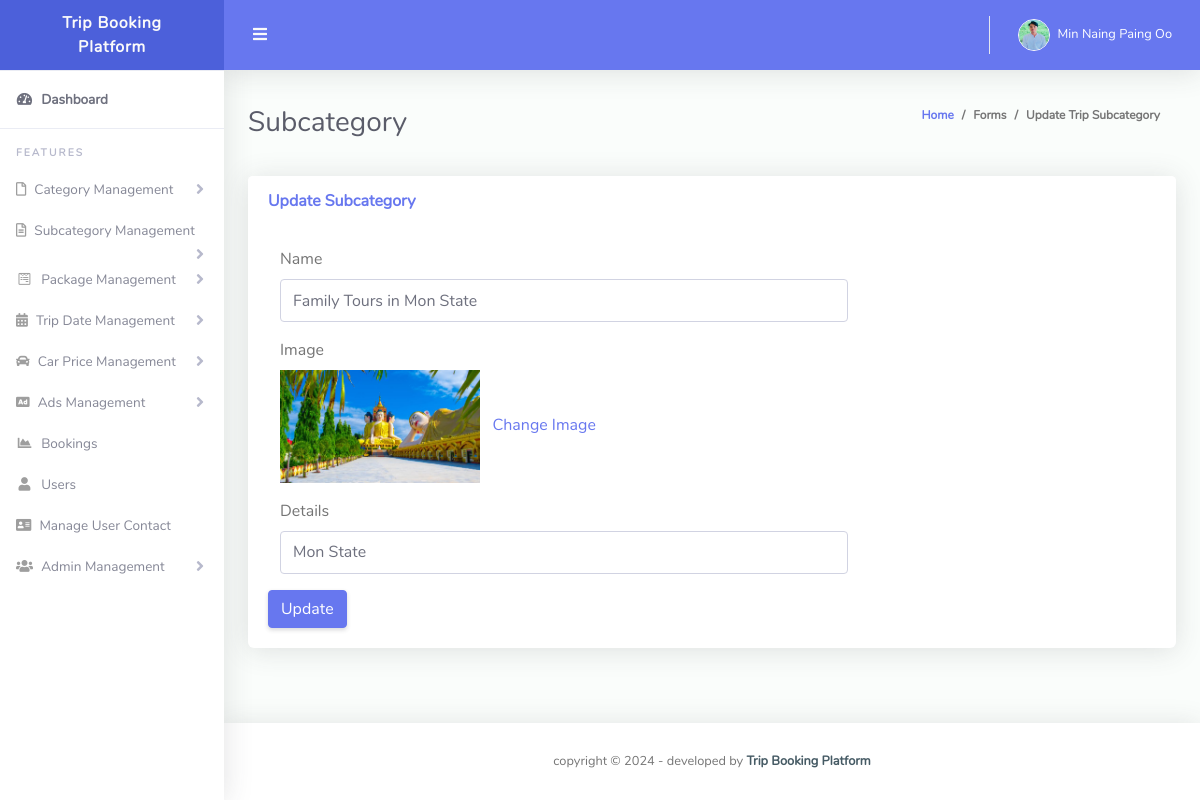
Page /Admin/update_subcategory.php?scid=12 (signed in) on the committed database.
### tables this page shows
CREATE TABLE `subcategory` (
  `SubCatId` int(10) NOT NULL,
  `SubCatName` varchar(50) NOT NULL,
  `CategoryId` int(10) NOT NULL,
  `Picture` varchar(1000) NOT NULL,
  `Detail` varchar(1000) NOT NULL
);

### Admin/update_subcategory.php (the view, shortened to what this page needs)
<!DOCTYPE html>
<html lang="en">
<head>
  <link href="vendor/fontawesome-free/css/all.min.css" rel="stylesheet" type="text/css">
  <link href="vendor/bootstrap/css/bootstrap.min.css" rel="stylesheet" type="text/css">
  <link href="css/ruang-admin.min.css" rel="stylesheet">
</head>
<body id="page-top">
  <div id="wrapper">
    <?php include('includes/sidebar.php');?>
    <div id="content-wrapper" class="d-flex flex-column">
      <div id="content">
        <?php include('includes/header.php');?>
        <div class="container-fluid" id="container-wrapper">
          <div class="d-sm-flex align-items-center justify-content-between mb-4">
            <h1 class="h3 mb-0 text-gray-800">Subcategory</h1>
            <ol class="breadcrumb">
              <li class="breadcrumb-item"><a href="index.php">Home</a></li>
              <li class="breadcrumb-item">Forms</li>
              <li class="breadcrumb-item active" aria-current="page">Update Trip Subcategory</li>
            </ol>
          </div>
          <div class="row">
            <div class="col-lg-12">
              <div class="card mb-4">
                <div class="card-header py-3 d-flex flex-row align-items-center justify-content-between">
                  <h6 class="m-0 font-weight-bold text-primary">Update Subcategory</h6>
                </div>
                <div class="card-body">
                  <?php
                  $scid=intval($_GET['scid']);
                  $sql = "SELECT * from subcategory where SubCatId='".$scid."'";
                  $result=mysqli_query($cn,$sql);
                  while($data=mysqli_fetch_array($result))
                  {
                  ?>
                      <form class="form-horizontal" name="package" method="post" enctype="multipart/form-data">
                        <div class="form-group">
                          <label for="focusedinput" class="col-sm-2 control-label">Name</label>
                          <div class="col-sm-8">
                            <input type="text" class="form-control" name="t1" id="packagename" placeholder="Enter Subcategory" value="<?php echo $data[1];?>" required pattern="[a-zA-z _]{3,50}" title"Please Enter Only Characters between 3 to 50 for Subcategory Name">
                          </div>
                        </div>
                        <div class="form-group">
                          <label for="focusedinput" class="col-sm-2 control-label">Image</label>
                          <div class="col-sm-8">
                            <img src="subcatimages/<?php echo $data[3];?>" width="200">&nbsp;&nbsp;&nbsp;<a href="change_subcatimage.php?imgid=<?php echo $data[0];?>">Change Image</a>
                          </div>
                        </div>
                          <div class="form-group">
                          <label for="focusedinput" class="col-sm-2 control-label">Details</label>
                          <div class="col-sm-8">
                            <input type="text" class="form-control" name="t2" id="packagetype" placeholder=" Enter Subcategory Detail" value="<?php echo $data[4];?>" required>
                          </div>
                        </div>
                        <div class="row">
                          <div class="col-sm-8 col-sm-offset-2">
                            <button type="submit" name="submit" class="btn-primary btn">Update</button>
                          </div>
                        </div>
                      </form>
                      <?php
                  }
                  ?>
                </div>
              </div>
            </div>
          </div>
        </div>
      </div>
      <?php include('includes/footer.php');?>
    </div>
  </div>
</body>
</html>

### Admin/includes/header.php (shortened to what this page needs)
 <nav class="navbar navbar-expand navbar-light bg-navbar topbar mb-4 static-top">
  <button id="sidebarToggleTop" class="btn btn-link rounded-circle mr-3">
    <i class="fa fa-bars"></i>
  </button>
  <ul class="navbar-nav ml-auto">
    <li class="nav-item dropdown no-arrow">
      <?php
      $cn=mysqli_connect("localhost","root","","trip");
      $aid=$_SESSION['aid'];
      $s="select * from admin where Id='".$aid."'";
      $result=mysqli_query($cn,$s);
      while($data=mysqli_fetch_array($result))
      {
      ?>
          <a class="nav-link dropdown-toggle" href="#" id="userDropdown" role="button" data-toggle="dropdown" aria-haspopup="true" aria-expanded="false">
           <?php
           if($data[7]=="avatar15.jpg")
           {
            ?>
            <img class="img-profile rounded-circle"src="img/avatar15.jpg" style="max-width: 60px">
            <?php
          } else {
            ?>
            <img class="img-profile rounded-circle" src="profileimages/<?php  echo $data[7];?>" style="max-width: 60px">
            <?php
          } ?>
          <span class="ml-2 d-none d-lg-inline text-white small"><?php  echo $data[4];?></span>
        </a>
        <?php
      }
     ?>
  </li>
</ul>
</nav>

### rows in the picture
subcategory: t1 "Family Tours in Mon State", Picture (picture), t2 "Mon State"

### other values in the picture
$data[4] "Min Naing Paing Oo"
